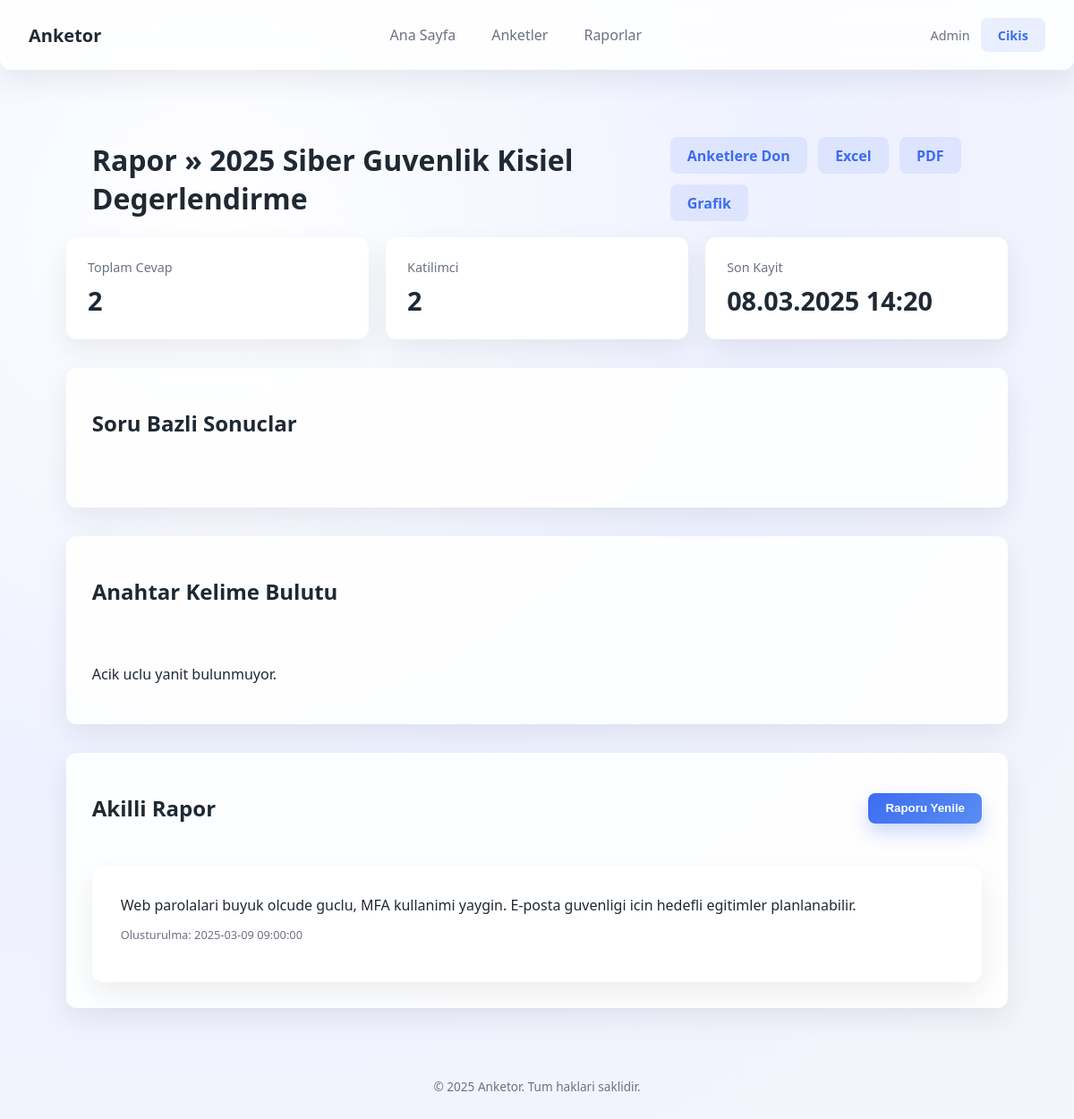
Page /survey_reports.php?id=1 (signed in) on the committed database.
### tables this page shows
CREATE TABLE IF NOT EXISTS surveys (
    id INT UNSIGNED AUTO_INCREMENT PRIMARY KEY,
    category_id INT UNSIGNED NULL,
    title VARCHAR(200) NOT NULL,
    description TEXT NULL,
    status ENUM('draft','scheduled','active','closed') NOT NULL DEFAULT 'draft',
    start_date DATE NULL,
    end_date DATE NULL,
    created_by INT UNSIGNED NOT NULL,
    created_at DATETIME NOT NULL DEFAULT CURRENT_TIMESTAMP,
    updated_at DATETIME NOT NULL DEFAULT CURRENT_TIMESTAMP ON UPDATE CURRENT_TIMESTAMP,
    CONSTRAINT fk_surveys_category FOREIGN KEY (category_id) REFERENCES survey_categories(id) ON DELETE SET NULL,
    CONSTRAINT fk_surveys_user FOREIGN KEY (created_by) REFERENCES users(id) ON DELETE CASCADE
);

CREATE TABLE IF NOT EXISTS survey_reports (
    id INT UNSIGNED AUTO_INCREMENT PRIMARY KEY,
    survey_id INT UNSIGNED NOT NULL,
    report_type ENUM('trend','summary','smart') NOT NULL,
    payload JSON NULL,
    created_at DATETIME NOT NULL DEFAULT CURRENT_TIMESTAMP,
    CONSTRAINT fk_reports_survey FOREIGN KEY (survey_id) REFERENCES surveys(id) ON DELETE CASCADE
);

### config.sample.php (called while the page is built)
<?php
return [
    'db' => [
        'host' => 'srv1776.hstgr.io',
        'port' => 3306,
        'database' => 'u111878875_anketor3',
        'username' => 'u111878875_anketor3',
        'password' => 'Anketor3.',
        'charset' => 'utf8mb4',
    ],
    'app' => [
        'name' => 'Anketor',
        'base_url' => '',
        'timezone' => 'Europe/Istanbul',
    ],
    'mail' => [
        'from_email' => 'iletisim@kurumadi.com',
        'from_name' => 'Kurumsal Iletisim Ekibi',
    ],
    'security' => [
        'token_salt' => 'please-change-this-secret',
    ],
    'openai' => [
        'api_key' => '',
        'model' => 'gpt-4o-mini',
    ],
];

### config.php (called while the page is built)
<?php
return require __DIR__ . '/config.sample.php';

### includes/bootstrap.php (called while the page is built, shortened)
<?php
$config = require __DIR__ . '/../config.php';
require_once __DIR__ . '/helpers.php';
require_once __DIR__ . '/db.php';
require_once __DIR__ . '/analytics.php';
require_once __DIR__ . '/services/SurveyService.php';
$db = Database::getInstance($config['db']);
$surveyService = new SurveyService($db, $config);

### includes/db.php (called while the page is built, shortened)
<?php
class Database
{
    private static $instance;
    private $pdo;
    private function __construct(array $config)
    {
        $dsn = sprintf('mysql:host=%s;port=%d;dbname=%s;charset=%s',
            $config['host'] ?? 'localhost',
            $config['port'] ?? 3306,
            $config['database'] ?? '',
            $config['charset'] ?? 'utf8mb4'
        );
        $options = [
            PDO::ATTR_ERRMODE => PDO::ERRMODE_EXCEPTION,
            PDO::ATTR_DEFAULT_FETCH_MODE => PDO::FETCH_ASSOC,
            PDO::ATTR_EMULATE_PREPARES => false,
        ];
        $this->pdo = new PDO($dsn, $config['username'] ?? '', $config['password'] ?? '', $options);
    }
    public static function getInstance(array $config = [])
    {
        if (!self::$instance) {
            self::$instance = new self($config);
        }
        return self::$instance;
    }
    public function query(string $sql, array $params = []): PDOStatement
    {
        $stmt = $this->pdo->prepare($sql);
        $stmt->execute($params);
        return $stmt;
    }
    public function fetchAll(string $sql, array $params = []): array
    {
        return $this->query($sql, $params)->fetchAll();
    }
    public function fetch(string $sql, array $params = [])
    {
        $stmt = $this->query($sql, $params);
        return $stmt->fetch();
    }
}

### includes/services/SurveyService.php (called while the page is built, shortened)
<?php
class SurveyService
{
    private $db;
    public function __construct(Database $db, array $config)
    {
        $this->db = $db;
    }
    public function getSurvey(int $surveyId)
    {
        return $this->db->fetch(
            'SELECT s.*, c.name AS category_name, u.name AS owner_name
             FROM surveys s
             LEFT JOIN survey_categories c ON c.id = s.category_id
             LEFT JOIN users u ON u.id = s.created_by
             WHERE s.id = ?',
            [$surveyId]
        );
    }
    public function getReports(int $surveyId, ?string $type = null): array
    {
        if ($type) {
            $reports = $this->db->fetchAll(
                'SELECT * FROM survey_reports WHERE survey_id = ? AND report_type = ? ORDER BY created_at DESC',
                [$surveyId, $type]
            );
        } else {
            $reports = $this->db->fetchAll(
                'SELECT * FROM survey_reports WHERE survey_id = ? ORDER BY created_at DESC',
                [$surveyId]
            );
        }
        return $reports;
    }
}

### includes/helpers.php (called while the page is built, shortened)
<?php
function format_date($value, string $format = 'd.m.Y')
{
    $date = $value instanceof DateTimeInterface ? $value : new DateTime($value);
    return $date->format($format);
}
function h($value): string
{
    return htmlspecialchars((string)$value, ENT_QUOTES, 'UTF-8');
}

### includes/analytics.php (called while the page is built, shortened)
<?php
function get_survey_analytics(Database $db, int $surveyId): array
{
    $summary = [
        'totals' => [],
        'questions' => [],
        'keywords' => [],
    ];
    $summary['totals'] = $db->fetch(
        'SELECT COUNT(DISTINCT sr.id) AS responses,
                COUNT(DISTINCT sp.id) AS participants,
                MAX(sr.submitted_at) AS last_response
         FROM survey_responses sr
         LEFT JOIN survey_participants sp ON sp.id = sr.participant_id
         WHERE sr.survey_id = ?',
        [$surveyId]
    ) ?: ['responses' => 0, 'participants' => 0, 'last_response' => null];
    $questions = $db->fetchAll(
        'SELECT id, question_text, question_type, is_required
         FROM survey_questions
         WHERE survey_id = ?
         ORDER BY order_index ASC, id ASC',
        [$surveyId]
    );
    $summary['keywords'] = extract_keyword_cloud($summary['questions']);
    return $summary;
}
function extract_keyword_cloud(array $questionData): array
{
    $textPool = [];
    $keywords = [];
    arsort($keywords);
    return array_slice($keywords, 0, 30, true);
}

### survey_reports.php (the view, shortened to what this page needs)
<?php
require __DIR__ . '/includes/bootstrap.php';
$surveyId = isset($_GET['id']) ? (int)$_GET['id'] : 0;
$survey = $surveyService->getSurvey($surveyId);
$analytics = get_survey_analytics($db, $surveyId);
$smartReports = $surveyService->getReports($surveyId, 'smart');
include __DIR__ . '/templates/header.php';
include __DIR__ . '/templates/navbar.php';
?>
<main class="container">
    <div class="panel-header">
        <h1>Rapor &raquo; <?php echo h($survey['title']); ?></h1>
        <div class="inline-actions">
            <a class="button-secondary" href="surveys.php">Anketlere Don</a>
            <a class="button-secondary" href="export_excel.php?survey_id=<?php echo $surveyId; ?>" target="_blank">Excel</a>
            <a class="button-secondary" href="export_pdf.php?survey_id=<?php echo $surveyId; ?>" target="_blank">PDF</a>
            <a class="button-secondary" href="export_chart.php?survey_id=<?php echo $surveyId; ?>" target="_blank">Grafik</a>
        </div>
    </div>
    <section class="stats-grid">
        <div class="stat-card">
            <span class="stat-label">Toplam Cevap</span>
            <span class="stat-value"><?php echo (int)($analytics['totals']['responses'] ?? 0); ?></span>
        </div>
        <div class="stat-card">
            <span class="stat-label">Katilimci</span>
            <span class="stat-value"><?php echo (int)($analytics['totals']['participants'] ?? 0); ?></span>
        </div>
        <div class="stat-card">
            <span class="stat-label">Son Kayit</span>
            <span class="stat-value"><?php echo !empty($analytics['totals']['last_response']) ? h(format_date($analytics['totals']['last_response'], 'd.m.Y H:i')) : '-'; ?></span>
        </div>
    </section>
    <section class="panel">
        <div class="panel-header">
            <h2>Soru Bazli Sonuclar</h2>
        </div>
        <div class="panel-body">
        </div>
    </section>
    <section class="panel">
        <div class="panel-header">
            <h2>Anahtar Kelime Bulutu</h2>
        </div>
        <div class="panel-body">
            <?php if (!empty($analytics['keywords'])): ?>
                <div class="keyword-cloud">
                    <?php foreach ($analytics['keywords'] as $keyword => $count): ?>
                        <span style="font-size: <?php echo 0.8 + ($count * 0.2); ?>rem" class="tag"><?php echo h($keyword); ?></span>
                    <?php endforeach; ?>
                </div>
            <?php else: ?>
                <p>Acik uclu yanit bulunmuyor.</p>
            <?php endif; ?>
        </div>
    </section>
    <section class="panel">
        <div class="panel-header">
            <h2>Akilli Rapor</h2>
            <form method="POST">
                <button type="submit" class="button-primary">Raporu Yenile</button>
            </form>
        </div>
        <div class="panel-body">
            <?php if ($smartReports): ?>
                <article class="card">
                    <pre style="white-space: pre-wrap; font-family: inherit; margin: 0;"><?php echo h($smartReports[0]['payload']['content'] ?? ''); ?></pre>
                    <p class="help-text">Olusturulma: <?php echo h($smartReports[0]['created_at']); ?></p>
                </article>
            <?php else: ?>
                <p>Henuz akilli rapor olusturulmadi.</p>
            <?php endif; ?>
        </div>
    </section>
</main>
<?php include __DIR__ . '/templates/footer.php'; ?>

### assets/css/style.css (style rules this page uses)
:root { --color-bg: #f5f6fb; --color-surface: #ffffff; --color-border: #d9deea; --color-primary: #3c6df0; --color-primary-dark: #2f55c8; --color-text: #1f2933; --color-muted: #6b7280; --color-success: #0f9d58; --color-danger: #d93025; --radius: 12px; --shadow: 0 12px 30px rgba(31, 41, 51, 0.08); font-size: 16px; }
* { box-sizing: border-box; }
body { margin: 0; font-family: 'Segoe UI', Tahoma, Geneva, Verdana, sans-serif; color: var(--color-text); background: radial-gradient(circle at 20% 20%, #ffffff 0%, #eef1ff 45%, #f5f6fb 100%); min-height: 100vh; }
a { color: var(--color-primary); text-decoration: none; }
.container { max-width: 1100px; margin: 2rem auto; padding: 0 1.5rem; }
.button-primary, .button-secondary, .button-link { display: inline-flex; align-items: center; justify-content: center; border: none; border-radius: 8px; font-weight: 600; cursor: pointer; padding: 0.6rem 1.2rem; transition: transform 0.15s ease, box-shadow 0.2s ease; }
.button-primary { background: linear-gradient(135deg, var(--color-primary), #5a8df4); color: #fff; box-shadow: 0 10px 20px rgba(60, 109, 240, 0.25); }
.button-secondary { background: rgba(60, 109, 240, 0.1); color: var(--color-primary); }
.card { background: rgba(255, 255, 255, 0.92); padding: 2rem; border-radius: var(--radius); box-shadow: var(--shadow); }
.stats-grid { display: grid; grid-template-columns: repeat(auto-fit, minmax(180px, 1fr)); gap: 1.2rem; margin-bottom: 2rem; }
.stat-card { background: var(--color-surface); border-radius: var(--radius); padding: 1.5rem; box-shadow: var(--shadow); display: flex; flex-direction: column; gap: 0.5rem; }
.stat-label { color: var(--color-muted); font-size: 0.9rem; }
.stat-value { font-size: 1.8rem; font-weight: 700; }
.panel { background: rgba(255, 255, 255, 0.9); border-radius: var(--radius); box-shadow: var(--shadow); margin-bottom: 2rem; }
.panel-header { display: flex; align-items: center; justify-content: space-between; padding: 1.6rem 1.8rem 0; }
.panel-body { padding: 1.8rem; }
.inline-actions { display: flex; gap: 0.75rem; flex-wrap: wrap; }
.help-text { color: var(--color-muted); font-size: 0.8rem; }

### rows in the picture
surveys: title "2025 Siber Guvenlik Kisiel Degerlendirme"
survey_reports: created_at "2025-03-09 09:00:00"

### other values in the picture
config('app.name', 'Anketor') "Anketor"
current_user_name() "Admin"
$analytics['totals']['responses'] "2"
$analytics['totals']['participants'] "2"
format_date($analytics['totals']['last_response'], 'd.m.Y H:i') "08.03.2025 14:20"
$smartReports[0]['payload']['content'] "Web parolalari buyuk olcude guclu, MFA kullanimi yaygin. E-posta guvenligi icin hedefli egitimler planlanabilir."
